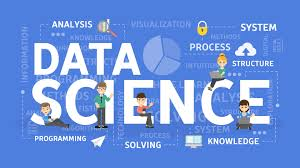
#> input picture ImageResizer/data.jpg, 300 x 168 px
$ python ImageResizer.py
#> lines starting #> are read from the running program, lines starting #| are printed output that depends on the picture
import cv2

#Configuring parameters
source = "data.jpg"
destination = "Resize.jpeg"

image = cv2.imread(source, cv2.IMREAD_GRAYSCALE)
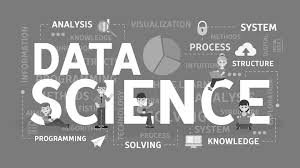
#> image: shape (168, 300); min 0, max 255, mean 145.7
cv2.imshow("Original", image)

#percent by whic the image is resized
scale_percent = 50
#Calculate by which 50 percent of original dimensions
width = int(image.shape[1] * scale_percent / 100)
#> width = 150
height = int(image.shape[0] * scale_percent / 100)
#> height = 84

output = cv2.resize(image, (width, height))
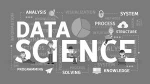
#> output: shape (84, 150); min 21, max 255, mean 145.8
cv2.imshow("Resize", output)
cv2.imwrite(destination, output)
cv2.waitKey(0)
